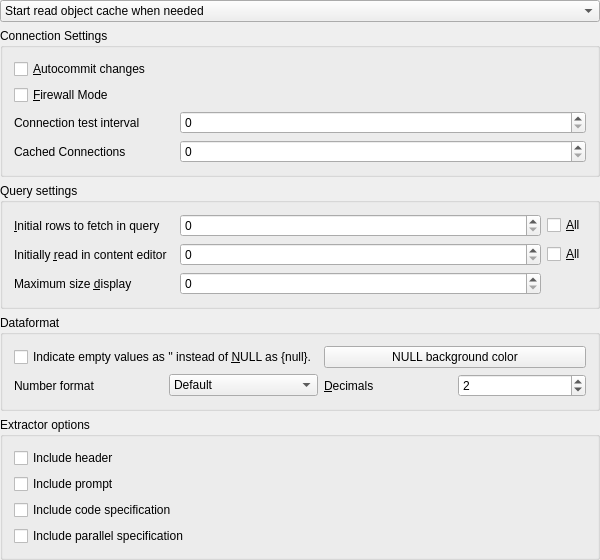
<?xml version="1.0" encoding="UTF-8"?>
<ui version="4.0">
 <class>toDatabaseSettingUI</class>
 <widget class="QWidget" name="toDatabaseSettingUI">
  <property name="geometry">
   <rect>
    <x>0</x>
    <y>0</y>
    <width>600</width>
    <height>556</height>
   </rect>
  </property>
  <property name="sizePolicy">
   <sizepolicy hsizetype="Expanding" vsizetype="Preferred">
    <horstretch>0</horstretch>
    <verstretch>0</verstretch>
   </sizepolicy>
  </property>
  <property name="minimumSize">
   <size>
    <width>600</width>
    <height>0</height>
   </size>
  </property>
  <property name="windowTitle">
   <string>toDatabaseSettingUI</string>
  </property>
  <layout class="QGridLayout">
   <property name="margin">
    <number>0</number>
   </property>
   <property name="spacing">
    <number>6</number>
   </property>
   <item row="1" column="0">
    <widget class="QComboBox" name="ObjectCacheInt">
     <item>
      <property name="text">
       <string>Start read object cache when needed</string>
      </property>
     </item>
     <item>
      <property name="text">
       <string>Read object cache on connect</string>
      </property>
     </item>
     <item>
      <property name="text">
       <string>Never read object cache until mandatory</string>
      </property>
     </item>
     <item>
      <property name="text">
       <string>Never read object cache (Will leave parts of application nonfunctianal)</string>
      </property>
     </item>
    </widget>
   </item>
   <item row="3" column="0">
    <widget class="QGroupBox" name="QueryGroup">
     <property name="title">
      <string>Query settings</string>
     </property>
     <layout class="QGridLayout">
      <property name="margin">
       <number>11</number>
      </property>
      <property name="spacing">
       <number>6</number>
      </property>
      <item row="2" column="0">
       <widget class="QLabel" name="TextLabel6_2_2">
        <property name="toolTip">
         <string>The largest default size of a column in query results.</string>
        </property>
        <property name="text">
         <string>Maximum size &amp;display</string>
        </property>
        <property name="wordWrap">
         <bool>false</bool>
        </property>
        <property name="buddy">
         <cstring>MaxColDispInt</cstring>
        </property>
       </widget>
      </item>
      <item row="2" column="1">
       <widget class="QSpinBox" name="MaxColDispInt">
        <property name="sizePolicy">
         <sizepolicy hsizetype="Minimum" vsizetype="Fixed">
          <horstretch>1</horstretch>
          <verstretch>0</verstretch>
         </sizepolicy>
        </property>
        <property name="maximum">
         <number>999999999</number>
        </property>
       </widget>
      </item>
      <item row="1" column="1">
       <widget class="QSpinBox" name="MaxContentInt">
        <property name="sizePolicy">
         <sizepolicy hsizetype="Minimum" vsizetype="Fixed">
          <horstretch>1</horstretch>
          <verstretch>0</verstretch>
         </sizepolicy>
        </property>
        <property name="maximum">
         <number>999999999</number>
        </property>
       </widget>
      </item>
      <item row="0" column="0">
       <widget class="QLabel" name="TextLabel6">
        <property name="toolTip">
         <string>The number of rows to always fetch when executing a query.</string>
        </property>
        <property name="text">
         <string>&amp;Initial rows to fetch in query</string>
        </property>
        <property name="wordWrap">
         <bool>false</bool>
        </property>
        <property name="buddy">
         <cstring>InitialFetchInt</cstring>
        </property>
       </widget>
      </item>
      <item row="1" column="0">
       <widget class="QLabel" name="TextLabel6_2">
        <property name="minimumSize">
         <size>
          <width>160</width>
          <height>0</height>
         </size>
        </property>
        <property name="toolTip">
         <string>Number of rows to initially start reading in content editor, use unlimited on slow connections.</string>
        </property>
        <property name="text">
         <string>Initially &amp;read in content editor</string>
        </property>
        <property name="wordWrap">
         <bool>false</bool>
        </property>
        <property name="buddy">
         <cstring>MaxContentInt</cstring>
        </property>
       </widget>
      </item>
      <item row="0" column="1">
       <widget class="QSpinBox" name="InitialFetchInt">
        <property name="sizePolicy">
         <sizepolicy hsizetype="Minimum" vsizetype="Fixed">
          <horstretch>1</horstretch>
          <verstretch>0</verstretch>
         </sizepolicy>
        </property>
       </widget>
      </item>
      <item row="1" column="2">
       <widget class="QCheckBox" name="UnlimitedContentBool">
        <property name="text">
         <string>&amp;All</string>
        </property>
       </widget>
      </item>
      <item row="0" column="2">
       <widget class="QCheckBox" name="FetchAllBool">
        <property name="text">
         <string>&amp;All</string>
        </property>
        <property name="shortcut">
         <string>Alt+A</string>
        </property>
       </widget>
      </item>
     </layout>
    </widget>
   </item>
   <item row="4" column="0">
    <widget class="QGroupBox" name="DataFormatName">
     <property name="title">
      <string>Dataformat</string>
     </property>
     <layout class="QGridLayout">
      <property name="margin">
       <number>11</number>
      </property>
      <property name="spacing">
       <number>6</number>
      </property>
      <item row="1" column="0">
       <widget class="QLabel" name="TextLabel1_2">
        <property name="toolTip">
         <string>The way numbers should be presented.</string>
        </property>
        <property name="text">
         <string>Number format</string>
        </property>
        <property name="wordWrap">
         <bool>false</bool>
        </property>
       </widget>
      </item>
      <item row="1" column="3">
       <widget class="QSpinBox" name="NumberDecimalsInt">
        <property name="maximum">
         <number>20</number>
        </property>
        <property name="value">
         <number>2</number>
        </property>
       </widget>
      </item>
      <item row="0" column="0" colspan="2">
       <widget class="QCheckBox" name="IndicateEmptyBool">
        <property name="text">
         <string>Indicate empty values as '' instead of &amp;NULL as {null}.</string>
        </property>
       </widget>
      </item>
      <item row="1" column="1">
       <widget class="QComboBox" name="NumberFormatInt">
        <item>
         <property name="text">
          <string>Default</string>
         </property>
        </item>
        <item>
         <property name="text">
          <string>Scientific</string>
         </property>
        </item>
        <item>
         <property name="text">
          <string>Fixed decimal</string>
         </property>
        </item>
       </widget>
      </item>
      <item row="0" column="2" colspan="2">
       <widget class="QPushButton" name="IndicateEmptyColor">
        <property name="text">
         <string>NULL background color</string>
        </property>
       </widget>
      </item>
      <item row="1" column="2">
       <widget class="QLabel" name="TextLabel3">
        <property name="toolTip">
         <string>Number of decimals for fixed decimal format.</string>
        </property>
        <property name="text">
         <string>&amp;Decimals</string>
        </property>
        <property name="wordWrap">
         <bool>false</bool>
        </property>
        <property name="buddy">
         <cstring>NumberDecimalsInt</cstring>
        </property>
       </widget>
      </item>
     </layout>
    </widget>
   </item>
   <item row="6" column="0">
    <spacer>
     <property name="orientation">
      <enum>Qt::Vertical</enum>
     </property>
     <property name="sizeHint" stdset="0">
      <size>
       <width>20</width>
       <height>40</height>
      </size>
     </property>
    </spacer>
   </item>
   <item row="2" column="0">
    <widget class="QGroupBox" name="ConnectionGroup">
     <property name="title">
      <string>Connection Settings</string>
     </property>
     <layout class="QGridLayout">
      <item row="1" column="0">
       <widget class="QCheckBox" name="FirewallModeBool">
        <property name="baseSize">
         <size>
          <width>0</width>
          <height>0</height>
         </size>
        </property>
        <property name="toolTip">
         <string>When enabled idle queries will request data at regular intervals to keep the connection alive.</string>
        </property>
        <property name="text">
         <string>&amp;Firewall Mode</string>
        </property>
       </widget>
      </item>
      <item row="2" column="0">
       <widget class="QLabel" name="ConnTestIntervalLabel">
        <property name="minimumSize">
         <size>
          <width>160</width>
          <height>0</height>
         </size>
        </property>
        <property name="toolTip">
         <string>Amount of time (in seconds.) after which dummy queries will be sent to database</string>
        </property>
        <property name="text">
         <string>Connection test interval</string>
        </property>
       </widget>
      </item>
      <item row="2" column="1">
       <widget class="QSpinBox" name="ConnTestIntervalInt">
        <property name="sizePolicy">
         <sizepolicy hsizetype="Minimum" vsizetype="Fixed">
          <horstretch>1</horstretch>
          <verstretch>0</verstretch>
         </sizepolicy>
        </property>
        <property name="maximum">
         <number>100000</number>
        </property>
        <property name="singleStep">
         <number>10</number>
        </property>
       </widget>
      </item>
      <item row="3" column="0">
       <widget class="QLabel" name="CachedConnections_2">
        <property name="text">
         <string>Cached Connections</string>
        </property>
       </widget>
      </item>
      <item row="3" column="1">
       <widget class="QSpinBox" name="CachedConnectionsInt">
        <property name="sizePolicy">
         <sizepolicy hsizetype="Minimum" vsizetype="Fixed">
          <horstretch>1</horstretch>
          <verstretch>0</verstretch>
         </sizepolicy>
        </property>
       </widget>
      </item>
      <item row="0" column="0">
       <widget class="QCheckBox" name="AutoCommitBool">
        <property name="enabled">
         <bool>true</bool>
        </property>
        <property name="toolTip">
         <string>Specify if changes should be automatically committed.</string>
        </property>
        <property name="text">
         <string>&amp;Autocommit changes</string>
        </property>
        <property name="shortcut">
         <string>Alt+A</string>
        </property>
       </widget>
      </item>
     </layout>
    </widget>
   </item>
   <item row="5" column="0">
    <widget class="QGroupBox" name="groupBox">
     <property name="title">
      <string>Extractor options</string>
     </property>
     <layout class="QGridLayout" name="gridLayout">
      <item row="0" column="0">
       <widget class="QCheckBox" name="IncludeHeaderBool">
        <property name="text">
         <string>Include header</string>
        </property>
       </widget>
      </item>
      <item row="1" column="0">
       <widget class="QCheckBox" name="IncludePromptBool">
        <property name="text">
         <string>Include prompt</string>
        </property>
       </widget>
      </item>
      <item row="2" column="0">
       <widget class="QCheckBox" name="IncludeCodeBool">
        <property name="text">
         <string>Include code specification</string>
        </property>
       </widget>
      </item>
      <item row="3" column="0">
       <widget class="QCheckBox" name="IncludeParallelBool">
        <property name="text">
         <string>Include parallel specification</string>
        </property>
       </widget>
      </item>
     </layout>
    </widget>
   </item>
  </layout>
 </widget>
 <layoutdefault spacing="6" margin="11"/>
 <tabstops>
  <tabstop>ObjectCacheInt</tabstop>
  <tabstop>FetchAllBool</tabstop>
  <tabstop>UnlimitedContentBool</tabstop>
  <tabstop>IndicateEmptyBool</tabstop>
  <tabstop>NumberFormatInt</tabstop>
  <tabstop>NumberDecimalsInt</tabstop>
 </tabstops>
 <resources/>
 <connections>
  <connection>
   <sender>NumberFormatInt</sender>
   <signal>activated(QString)</signal>
   <receiver>toDatabaseSettingUI</receiver>
   <slot>numberFormatChange()</slot>
   <hints>
    <hint type="sourcelabel">
     <x>20</x>
     <y>20</y>
    </hint>
    <hint type="destinationlabel">
     <x>20</x>
     <y>20</y>
    </hint>
   </hints>
  </connection>
  <connection>
   <sender>IndicateEmptyColor</sender>
   <signal>clicked()</signal>
   <receiver>toDatabaseSettingUI</receiver>
   <slot>IndicateEmptyColor_clicked()</slot>
   <hints>
    <hint type="sourcelabel">
     <x>20</x>
     <y>20</y>
    </hint>
    <hint type="destinationlabel">
     <x>20</x>
     <y>20</y>
    </hint>
   </hints>
  </connection>
 </connections>
</ui>
